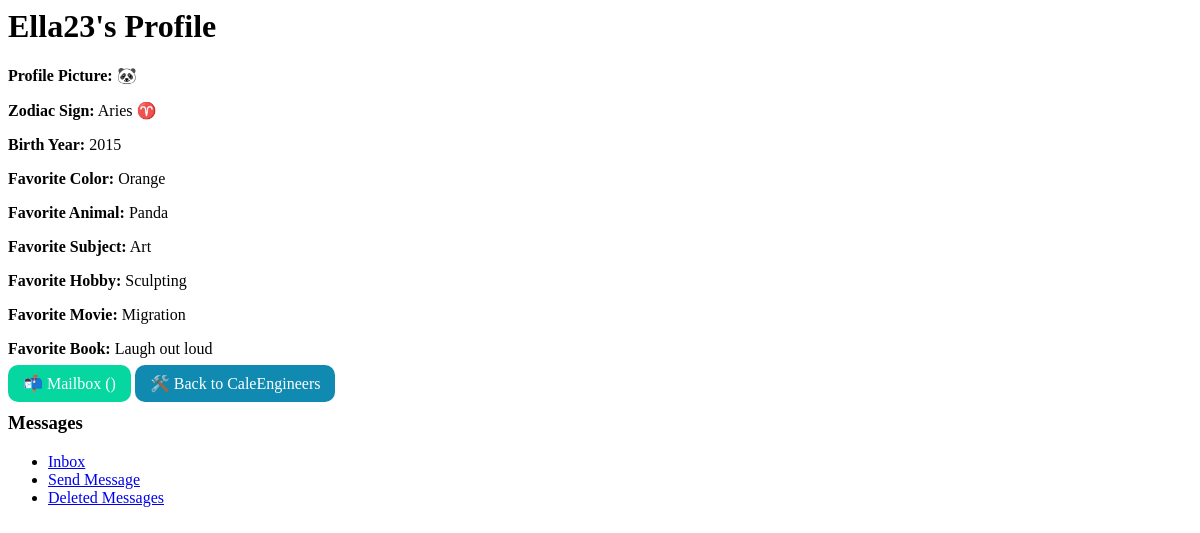
The app's page /user_profile/3 (signed in), older data.
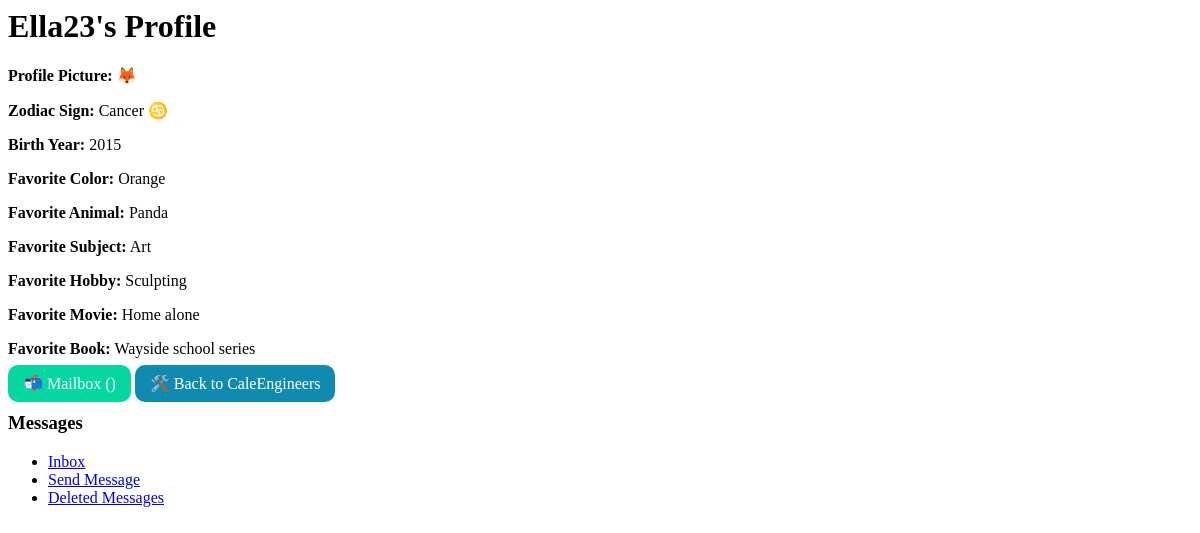
The same page, newer data.
### tables this page shows
CREATE TABLE users (
    id INTEGER PRIMARY KEY AUTOINCREMENT,
    username TEXT NOT NULL UNIQUE,
    password TEXT NOT NULL
, profile_pic TEXT, zodiac_sign TEXT, birth_year INTEGER, favorite_color TEXT, favorite_animal TEXT, favorite_subject TEXT, favorite_hobby TEXT, favorite_movie TEXT, favorite_book TEXT, is_admin INTEGER NOT NULL DEFAULT 0, first TEXT NOT NULL DEFAULT '', last TEXT NOT NULL DEFAULT '', is_approved INTEGER NOT NULL DEFAULT 0);

### app.py (the view)
@app.route('/user_profile/<int:user_id>')
def user_profile(user_id):
    if 'user_id' not in session:
        return redirect('/login')
    conn = sqlite3.connect('calefamily.db')
    c = conn.cursor()
    c.execute('''
        SELECT id, username, profile_pic, zodiac_sign, birth_year, favorite_color,
               favorite_animal, favorite_subject, favorite_hobby, favorite_movie, favorite_book
        FROM users
        WHERE id = ?
    ''', (user_id,))
    user = c.fetchone()
    conn.close()
    if not user:
        return "User not found"
    return render_template('user_profile.html', user=user)

### templates/user_profile.html
<h1>{{ user[1] }}'s Profile</h1>
    <p><b>Profile Picture:</b> {{ user[2] }}</p>
    <p><b>Zodiac Sign:</b> {{ user[3] }}</p>
    <p><b>Birth Year:</b> {{ user[4] }}</p>
    <p><b>Favorite Color:</b> {{ user[5] }}</p>
    <p><b>Favorite Animal:</b> {{ user[6] }}</p>
    <p><b>Favorite Subject:</b> {{ user[7] }}</p>
    <p><b>Favorite Hobby:</b> {{ user[8] }}</p>
    <p><b>Favorite Movie:</b> {{ user[9] }}</p>
    <p><b>Favorite Book:</b> {{ user[10] }}</p>
<a href="{{ url_for('inbox') }}" style="background-color: #06d6a0; padding: 10px 15px; border-radius: 10px; color: white; text-decoration: none;">📬 Mailbox ({{ unread_count }})</a>
<a href="{{ url_for('calengineers') }}" style="background-color: #118ab2; padding: 10px 15px; border-radius: 10px; color: white; text-decoration: none;">🛠️ Back to CaleEngineers</a>
<h3>Messages</h3>
<ul>
    <li><a href="{{ url_for('inbox') }}">Inbox</a></li>
    <li><a href="{{ url_for('send_messages', recipient_id=user[0]) }}">Send Message</a></li>
    <li><a href="{{ url_for('deleted_messages') }}">Deleted Messages</a></li>
</ul>

Row changes from the older to the newer data that the page shows:
changed users "Ella23": profile_pic "🐼" → "🦊"; zodiac_sign "Aries ♈" → "Cancer ♋"; favorite_movie "Migration" → "Home alone"; favorite_book "Laugh out loud" → "Wayside school series"
